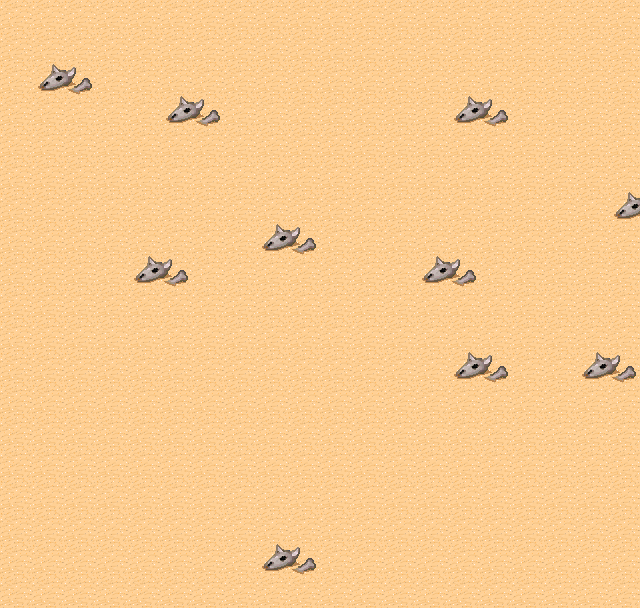

A 2D game scene composited from a Tiled map and its tileset images. What follows is a short description and the map's XML, with each tile layer's data collapsed to a summary:
An orthogonal 20x19 tile map with 32x32 px tiles, 4 tile layers (Ground, Fringe, Over, Collision), 9 tilesets and 44 objects (40x cinghiale, inizio, warp).

<map version="1.0" orientation="orthogonal" width="20" height="19" tilewidth="32" tileheight="32">
 <properties>
  <property name="minimap" value="graphics/minimaps/001-1.png" />
  <property name="music" value="Faith.ogg" />
  <property name="name" value="Tulimshar" />
 </properties>
 <tileset firstgid="1" name="Desert1" tilewidth="32" tileheight="32">
  <image source="graphics/tiles/desert1.png" width="512" height="512" />
 </tileset>
 <tileset firstgid="257" name="Desert2" tilewidth="32" tileheight="32">
  <image source="graphics/tiles/desert2.png" width="512" height="512" />
 </tileset>
 <tileset firstgid="513" name="Desert x2" tilewidth="32" tileheight="64">
  <image source="graphics/tiles/desert_x2.png" width="512" height="64" />
 </tileset>
 <tileset firstgid="529" name="Desert x3" tilewidth="32" tileheight="96">
  <image source="graphics/tiles/desert_x3.png" width="512" height="96" />
 </tileset>
 <tileset firstgid="545" name="Desert x5" tilewidth="32" tileheight="160">
  <image source="graphics/tiles/desert_x5.png" width="192" height="160" />
 </tileset>
 <tileset firstgid="551" name="Tulimshar1" tilewidth="32" tileheight="32">
  <image source="graphics/tiles/tulimshar1.png" width="512" height="512" />
 </tileset>
 <tileset firstgid="807" name="Trans woodland desert" tilewidth="32" tileheight="32">
  <image source="graphics/tiles/trans_woodland-desert.png" width="512" height="256" />
 </tileset>
 <tileset firstgid="935" name="Tic-Tac-Toe" tilewidth="32" tileheight="32">
  <image source="graphics/tiles/tictactoe.png" width="128" height="96" />
 </tileset>
 <tileset firstgid="947" name="Collision" tilewidth="32" tileheight="32">
  <image source="graphics/tiles/collision.png" width="64" height="32" />
 </tileset>
 <layer name="Ground" width="20" height="19">
  <data>[380 cells, 380 non-empty, 3 distinct tile ids]</data>
 </layer>
 <layer name="Fringe" width="20" height="19">
  <data>[380 cells, 0 non-empty, 0 distinct tile ids]</data>
 </layer>
 <layer name="Over" width="20" height="19">
  <data>[380 cells, 0 non-empty, 0 distinct tile ids]</data>
 </layer>
 <layer name="Collision" width="20" height="19">
  <data>[380 cells, 0 non-empty, 0 distinct tile ids]</data>
 </layer>
 <objectgroup name="Objects" width="20" height="19">
  <object name="inizio" x="103" y="139" width="24" height="22">
   <ellipse />
  </object>
  <object name="cinghiale" x="69" y="352">
   <properties>
    <property name="durata_pausa" value="2000" />
    <property name="id" value="2" />
   </properties>
   <polyline points="3,3 15,122 126,118 119,0 53,-98 70,68 3,-148 117,-217 324,-214" />
  </object>
  <object name="cinghiale" x="149" y="501">
   <properties>
    <property name="durata_pausa" value="2000" />
    <property name="id" value="3" />
   </properties>
   <polyline points="3,3 478,4" />
  </object>
  <object name="cinghiale" x="606" y="51">
   <properties>
    <property name="durata_pausa" value="2000" />
    <property name="id" value="4" />
   </properties>
   <polyline points="3,3 -2,397" />
  </object>
  <object name="cinghiale" x="273" y="58">
   <properties>
    <property name="durata_pausa" value="2000" />
    <property name="id" value="7" />
   </properties>
   <polyline points="3,3 211,-3" />
  </object>
  <object name="To South Tullimshar" type="warp" x="63" y="60" width="34" height="39">
   <properties>
    <property name="dest_map" value="001-1" />
    <property name="dest_tile_x" value="10" />
    <property name="dest_tile_y" value="10" />
    <property name="dir" value=".\\mappe\\mappe_da_unire\\" />
   </properties>
   <ellipse />
  </object>
  <object name="cinghiale" x="302" y="253">
   <properties>
    <property name="durata_pausa" value="2000" />
    <property name="id" value="9" />
   </properties>
   <polyline points="0,0 -9,61 166,130 -56,157" />
  </object>
  <object name="cinghiale" x="149" y="501">
   <properties>
    <property name="durata_pausa" value="2000" />
    <property name="id" value="3" />
   </properties>
   <polyline points="3,3 478,4" />
  </object>
  <object x="219" y="221">
   <polyline points="0,0 252,-64" />
  </object>
  <object x="400" y="175">
   <polyline points="0,0 -4,-1" />
  </object>
  <object name="cinghiale" x="302" y="253">
   <properties>
    <property name="durata_pausa" value="2000" />
    <property name="id" value="9" />
   </properties>
   <polyline points="0,0 -9,61 166,130 -56,157" />
  </object>
  <object name="cinghiale" x="427" y="171">
   <properties>
    <property name="durata_pausa" value="2000" />
    <property name="id" value="9" />
   </properties>
   <polyline points="0,0 -9,61 166,130 -56,157" />
  </object>
  <object name="cinghiale" x="19" y="215">
   <properties>
    <property name="durata_pausa" value="2000" />
    <property name="id" value="9" />
   </properties>
   <polyline points="0,0 -9,61 166,130 -56,157" />
  </object>
  <object name="cinghiale" x="19" y="215">
   <properties>
    <property name="durata_pausa" value="2000" />
    <property name="id" value="9" />
   </properties>
   <polyline points="0,0 -9,61 166,130 -56,157" />
  </object>
  <object name="cinghiale" x="19" y="215">
   <properties>
    <property name="durata_pausa" value="2000" />
    <property name="id" value="9" />
   </properties>
   <polyline points="0,0 -9,61 166,130 -56,157" />
  </object>
  <object name="cinghiale" x="19" y="215">
   <properties>
    <property name="durata_pausa" value="2000" />
    <property name="id" value="9" />
   </properties>
   <polyline points="0,0 -9,61 166,130 -56,157" />
  </object>
  <object name="cinghiale" x="89" y="520">
   <properties>
    <property name="durata_pausa" value="2000" />
    <property name="id" value="9" />
   </properties>
   <polyline points="0,0 -9,61 166,130 -56,157" />
  </object>
  <object name="cinghiale" x="378" y="450">
   <properties>
    <property name="durata_pausa" value="2000" />
    <property name="id" value="9" />
   </properties>
   <polyline points="0,0 -9,61 166,130 -56,157" />
  </object>
  <object name="cinghiale" x="228" y="57">
   <properties>
    <property name="durata_pausa" value="2000" />
    <property name="id" value="9" />
   </properties>
   <polyline points="0,0 -9,61 166,130 -56,157" />
  </object>
  <object name="cinghiale" x="601" y="556">
   <properties>
    <property name="durata_pausa" value="2000" />
    <property name="id" value="9" />
   </properties>
   <polyline points="0,0 -9,61 166,130 -56,157" />
  </object>
  <object name="cinghiale" x="505" y="186">
   <properties>
    <property name="durata_pausa" value="2000" />
    <property name="id" value="9" />
   </properties>
   <polyline points="0,0 -9,61 166,130 -56,157" />
  </object>
  <object name="cinghiale" x="296" y="296">
   <properties>
    <property name="durata_pausa" value="2000" />
    <property name="id" value="9" />
   </properties>
   <polyline points="0,0 -9,61 166,130 -56,157" />
  </object>
  <object name="cinghiale" x="400" y="204">
   <properties>
    <property name="durata_pausa" value="2000" />
    <property name="id" value="9" />
   </properties>
   <polyline points="0,0 -9,61 166,130 -56,157" />
  </object>
  <object name="cinghiale" x="341" y="145">
   <properties>
    <property name="durata_pausa" value="2000" />
    <property name="id" value="9" />
   </properties>
   <polyline points="0,0 -9,61 166,130 -56,157" />
  </object>
  <object name="cinghiale" x="157" y="69">
   <properties>
    <property name="durata_pausa" value="2000" />
    <property name="id" value="9" />
   </properties>
   <polyline points="0,0 -9,61 166,130 -56,157" />
  </object>
  <object name="cinghiale" x="27" y="450">
   <properties>
    <property name="durata_pausa" value="2000" />
    <property name="id" value="9" />
   </properties>
   <polyline points="0,0 -9,61 166,130 -56,157" />
  </object>
  </objectgroup>
</map>
<!-- 18 of 44 objects omitted -->
